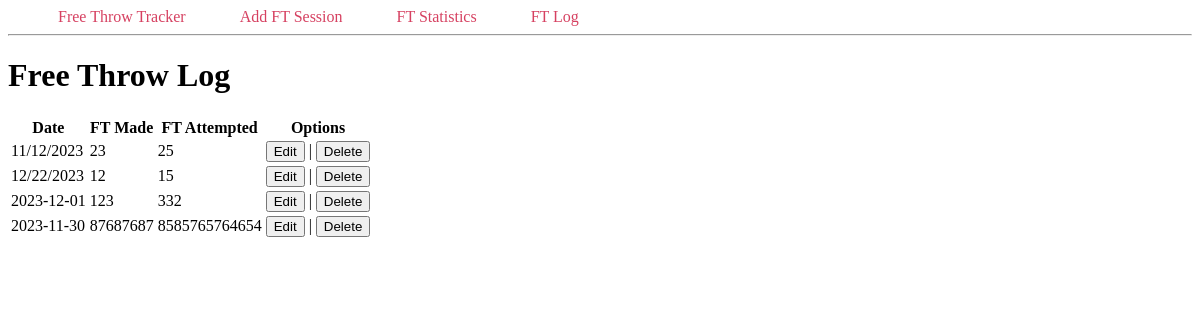
Before: /freethrowlog with the older database file.
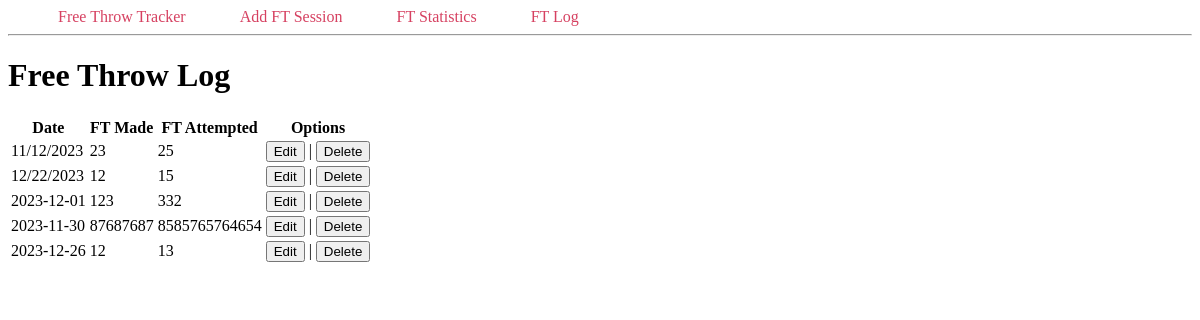
After: the same page with the newer database file.
### tables this page shows
CREATE TABLE freethrowlog (
    id INTEGER PRIMARY KEY AUTOINCREMENT,
    sessionDate TEXT NOT NULL,
    ftMade INTEGER NOT NULL,
    ftAttempted INTEGER NOT NULL
    
);

### app.py (the view)
@app.route('/freethrowlog')
def freethrowlog():
    conn = get_db_connection()
    logs = conn.execute('SELECT * FROM freethrowlog').fetchall()
    conn.close()
    return render_template('log.html', logs=logs)

### app.py (called while the page is built)
def get_db_connection():
    conn = sqlite3.connect('database.db')
    conn.row_factory = sqlite3.Row
    return conn

### templates/log.html
{% extends 'base.html' %}
{% block content %}
    <h1>{% block title %} Free Throw Log {% endblock %}</h1>
    <table>
        <tr>
            <th>Date</th>
            <th>FT Made</th>
            <th>FT Attempted</th>
            <th>Options</th>
        </tr>
        {% for log in logs %}
        <tr>
            <td>{{ log['sessionDate'] }}</td>
            <td>{{ log['ftMade'] }}</td>
            <td>{{ log['ftAttempted'] }}</td>
            <td><button>Edit</button> | <button>Delete</button></td>
        </tr>
        {% endfor %}
    </table>
{% endblock %}

### templates/base.html (shortened to what this page needs)
<!DOCTYPE html>
<html lang="en">
<head>
</head>
<body>
    <nav>
        <a href="{{ url_for('index') }}">Free Throw Tracker</a>
        <a href="{{ url_for('add') }}">Add FT Session</a>
        <a href="{{ url_for('statistics') }}">FT Statistics</a>
        <a href="{{ url_for('freethrowlog') }}">FT Log</a>
    </nav>
    <hr>
    <div class="content">
        {% block content %} {% endblock %}
    </div>
</body>
</html>

### templates/base.html (style rules this page uses)
nav a { color: #d64161; font-size: 1em; margin-left: 50px; text-decoration: none; }

Changed rows visible on the page:
added freethrowlog: sessionDate "2023-12-26", ftMade "12", ftAttempted "13"
